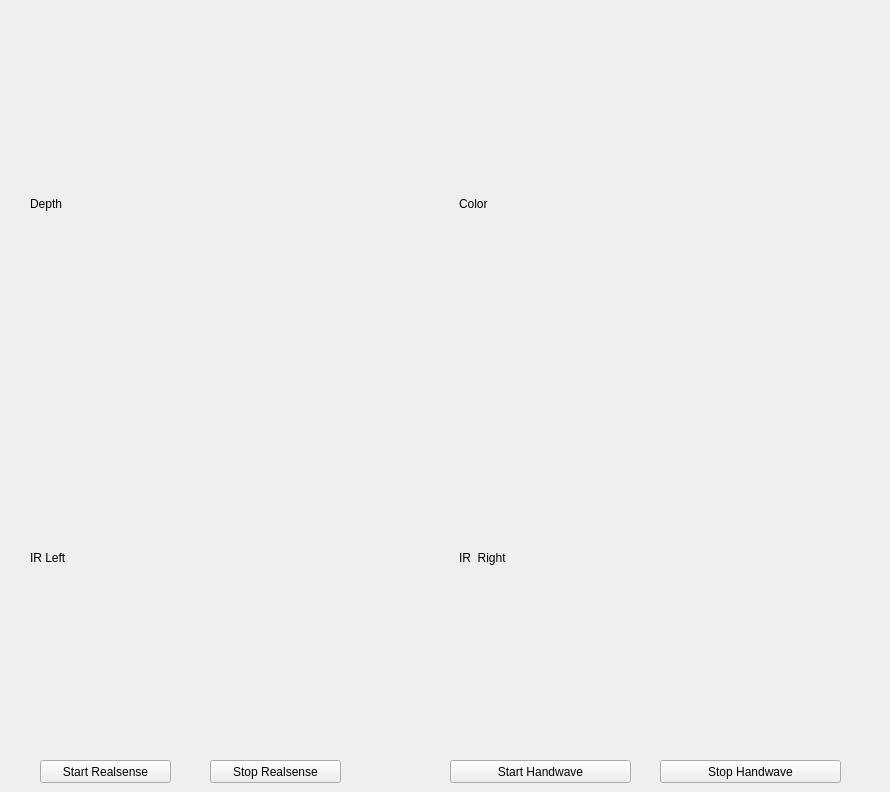
      <widget class="QWidget" name="tab">
       <attribute name="title">
        <string>&amp;Realsense</string>
       </attribute>
       <widget class="QPushButton" name="pb_start_realsense">
        <property name="geometry">
         <rect>
          <x>40</x>
          <y>760</y>
          <width>131</width>
          <height>23</height>
         </rect>
        </property>
        <property name="text">
         <string>Start Realsense</string>
        </property>
       </widget>
       <widget class="QPushButton" name="pb_stop_realsense">
        <property name="geometry">
         <rect>
          <x>210</x>
          <y>760</y>
          <width>131</width>
          <height>23</height>
         </rect>
        </property>
        <property name="text">
         <string>Stop Realsense</string>
        </property>
       </widget>
       <widget class="QPushButton" name="pb_start_hand_wave">
        <property name="geometry">
         <rect>
          <x>450</x>
          <y>760</y>
          <width>181</width>
          <height>23</height>
         </rect>
        </property>
        <property name="text">
         <string>Start Handwave</string>
        </property>
       </widget>
       <widget class="QPushButton" name="pb_stop_hand_wave">
        <property name="geometry">
         <rect>
          <x>660</x>
          <y>760</y>
          <width>181</width>
          <height>23</height>
         </rect>
        </property>
        <property name="text">
         <string>Stop Handwave</string>
        </property>
       </widget>
       <widget class="QWidget" name="layoutWidget">
        <property name="geometry">
         <rect>
          <x>30</x>
          <y>30</y>
          <width>851</width>
          <height>701</height>
         </rect>
        </property>
        <layout class="QVBoxLayout" name="verticalLayout_6">
         <item>
          <layout class="QHBoxLayout" name="horizontalLayout_9">
           <item>
            <widget class="QLabel" name="ql_rs_depth">
             <property name="text">
              <string>Depth</string>
             </property>
            </widget>
           </item>
           <item>
            <widget class="QLabel" name="ql_rs_color">
             <property name="text">
              <string>Color</string>
             </property>
            </widget>
           </item>
          </layout>
         </item>
         <item>
          <layout class="QHBoxLayout" name="horizontalLayout_10">
           <item>
            <widget class="QLabel" name="ql_rs_left_ir">
             <property name="text">
              <string>IR Left</string>
             </property>
            </widget>
           </item>
           <item>
            <widget class="QLabel" name="ql_rs_right_ir">
             <property name="text">
              <string>IR  Right</string>
             </property>
            </widget>
           </item>
          </layout>
         </item>
        </layout>
       </widget>
      </widget>
